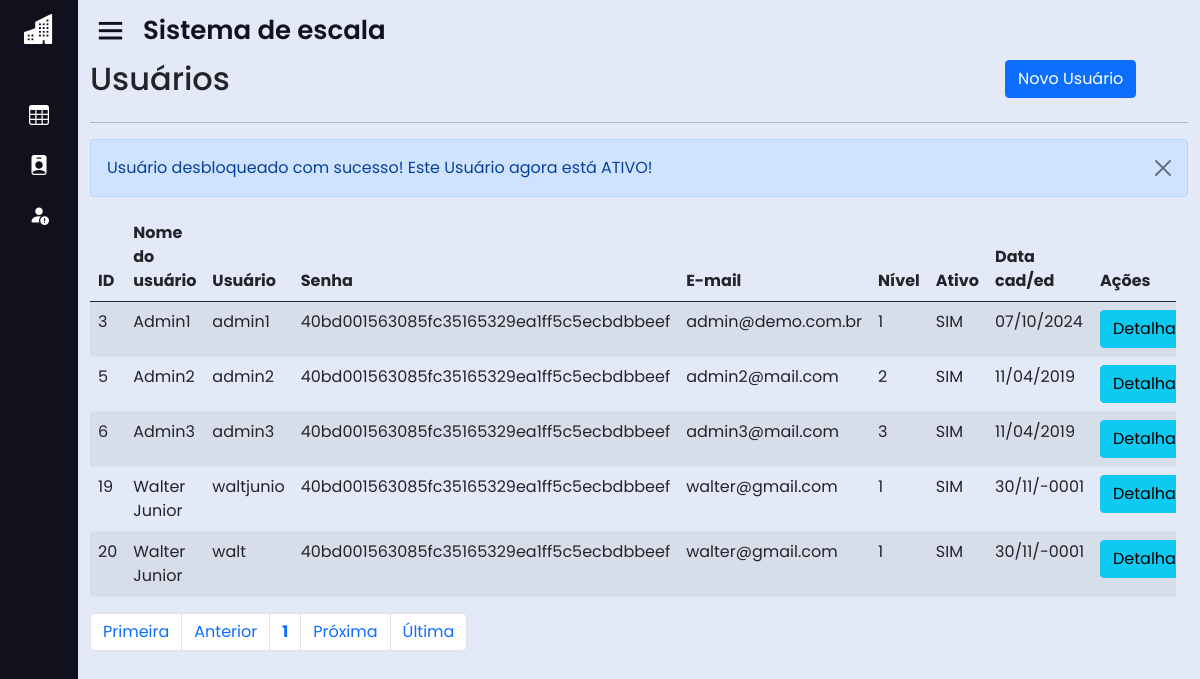
The page /home.php?page=lista_usu&msg=5 (signed in) on the database as committed earlier.
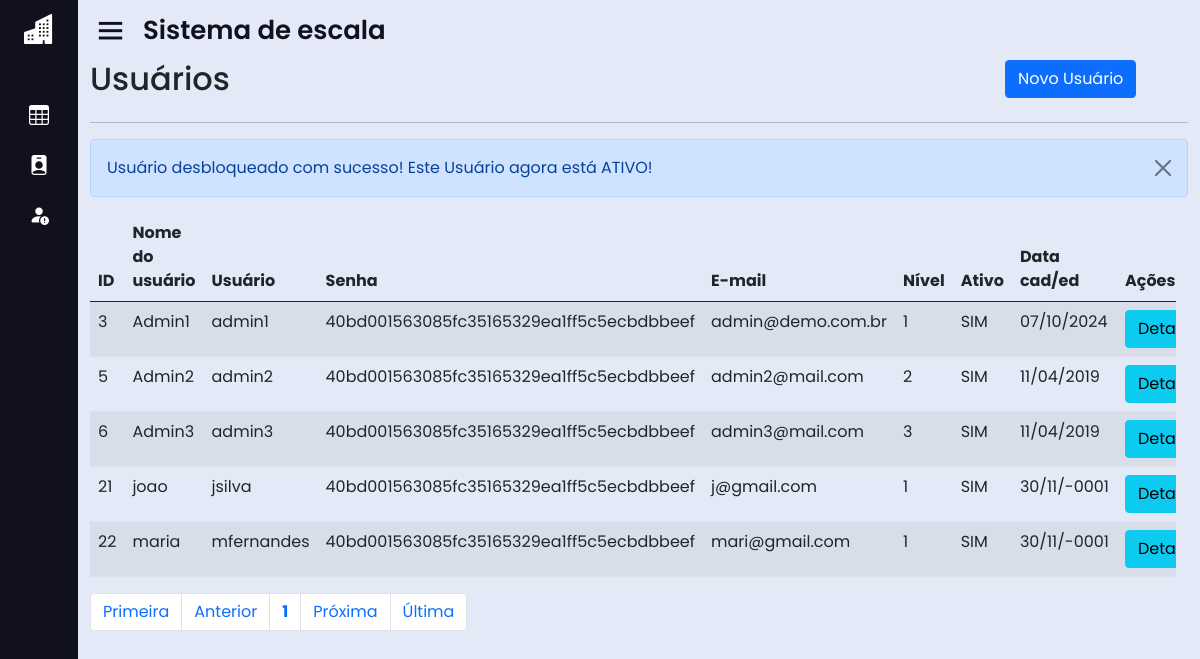
The same page on the database as committed later.
### tables this page shows
CREATE TABLE IF NOT EXISTS `usuarios` (
  `id` int(11) unsigned NOT NULL AUTO_INCREMENT,
  `nome` varchar(50) NOT NULL,
  `usuario` varchar(25) NOT NULL,
  `senha` varchar(40) NOT NULL,
  `email` varchar(100) NOT NULL,
  `nivel` int(1) unsigned NOT NULL DEFAULT 1,
  `ativo` tinyint(1) NOT NULL DEFAULT 1,
  `dt_cadastro` datetime NOT NULL,
  PRIMARY KEY (`id`),
  UNIQUE KEY `usuario` (`usuario`),
  KEY `nivel` (`nivel`)
);

### sis/usuarios/lista_usu.php (the view, shortened to what this page needs)
<div id="main" class="container-fluid">
	<div id="top" class="row">
		<div class="col-md-10">
			<h2>Usuários</h2>
		</div>
		<div class="col-md-2">
			<a href="?page=fadd_usu" class="btn btn-primary pull-right h2">Novo Usuário</a>
		</div>
	</div>
	<hr/>
	<div><?php include "mensagens.php"; ?>	</div>
		<div id="list" class="row">
			<div class="table-responsive">
				<?php
					$quantidade = 5;
					$pagina = (isset($_GET['pagina'])) ? (int)$_GET['pagina'] : 1;
					$inicio = ($quantidade * $pagina) - $quantidade;
					$data_all = mysqli_query($con, "select * from usuarios order by id asc limit $inicio, $quantidade;");
					echo "<table class='table table-striped' cellspacing='0' cellpading='0'>";
					echo "<thead><tr>";
					echo "<td><strong>ID</strong></td>";
					echo "<td><strong>Nome do usuário</strong></td>";
					echo "<td><strong>Usuário</strong></td>";
					echo "<td class='d-none d-md-table-cell'><strong>Senha</strong></td>";
					echo "<td class='d-none d-md-table-cell'><strong>E-mail</strong></td>";
					echo "<td class='d-none d-md-table-cell'><strong>Nível</strong></td>";
					echo "<td class='d-none d-md-table-cell'><strong>Ativo</strong></td>";
					echo "<td class='d-none d-md-table-cell'><strong>Data cad/ed</strong></td>";
					echo "<td class='actions'><strong>Ações</strong></td>";
					echo "</tr></thead><tbody>";
					while($info = mysqli_fetch_array($data_all)){
						echo "<tr>";
						echo "<td>".$info['id']."</td>";
						echo "<td>".$info['nome']."</td>";
						echo "<td>".$info['usuario']."</td>";
						echo "<td class='d-none d-md-table-cell'>".$info['senha']."</td>";
						echo "<td class='d-none d-md-table-cell'>".$info['email']." </td>";
						echo "<td class='d-none d-md-table-cell'>".$info['nivel']."</td>";
						if($info['ativo'] == 1){
							echo "<td class='d-none d-md-table-cell'>SIM</td>";
						}else if($info['ativo'] == 0){
							echo "<td class='d-none d-md-table-cell'>NÃO</td>";
						}
						echo "<td class='d-none d-md-table-cell'>".date('d/m/Y',strtotime($info['dt_cadastro']))."</td>";
						echo "<td><div class='btn-group btn-group-xs'>";
						echo "<a class='btn btn-info btn-xs' href=?page=view_usu&id=".$info['id']."> Detalhar </a>";
					}
					echo "</tr></tbody></table>";
				?>
			</div>
		</div>
		<div id="bottom" class="row">
			<div class="col-md-12">
				<?php
					$sqlTotal 		= "select id from usuarios;";
					$qrTotal  		= mysqli_query($con, $sqlTotal);
					$numTotal 		= mysqli_num_rows($qrTotal);
					$totalpagina = (ceil($numTotal/$quantidade)<=0) ? 1 : ceil($numTotal/$quantidade);
					$anterior = (($pagina-1) <= 0) ? 1 : $pagina - 1;
					$posterior = (($pagina+1) >= $totalpagina) ? $totalpagina : $pagina+1;
					echo "<ul class='pagination'>";
					echo "<li class='page-item'><a class='page-link' href='?page=lista_usu&pagina=1'> Primeira</a></li> ";
					echo "<li class='page-item'><a class='page-link' href=\"?page=lista_usu&pagina=$anterior\"> Anterior</a></li> ";
					echo "<li class='page-item'><a class='page-link' href='?page=lista_usu&pagina=".$pagina."'><strong>".$pagina."</strong></a></li> ";
					echo "<li class='page-item'><a class='page-link' href=\"?page=lista_usu&pagina=$posterior\"> Pr&oacute;xima</a></li> ";
					echo "<li class='page-item'><a class='page-link' href=\"?page=lista_usu&pagina=$totalpagina\"> &Uacute;ltima</a></li></ul>";
				?>
			</div>
		</div>
</div>

Rows that differ between the two databases and show on the page:
removed usuarios: id "19", nome "Walter Junior", usuario "waltjunio", senha "40bd001563085fc35165329ea1ff5c5ecbdbbeef", email "walter@gmail.com", nivel "1", ativo "SIM", dt_cadastro "30/11/-0001"
removed usuarios: id "20", nome "Walter Junior", usuario "walt", senha "40bd001563085fc35165329ea1ff5c5ecbdbbeef", email "walter@gmail.com", nivel "1", ativo "SIM", dt_cadastro "30/11/-0001"
added usuarios: id "21", nome "joao", usuario "jsilva", senha "40bd001563085fc35165329ea1ff5c5ecbdbbeef", email "j@gmail.com", nivel "1", ativo "SIM", dt_cadastro "30/11/-0001"
added usuarios: id "22", nome "maria", usuario "mfernandes", senha "40bd001563085fc35165329ea1ff5c5ecbdbbeef", email "mari@gmail.com", nivel "1", ativo "SIM", dt_cadastro "30/11/-0001"
